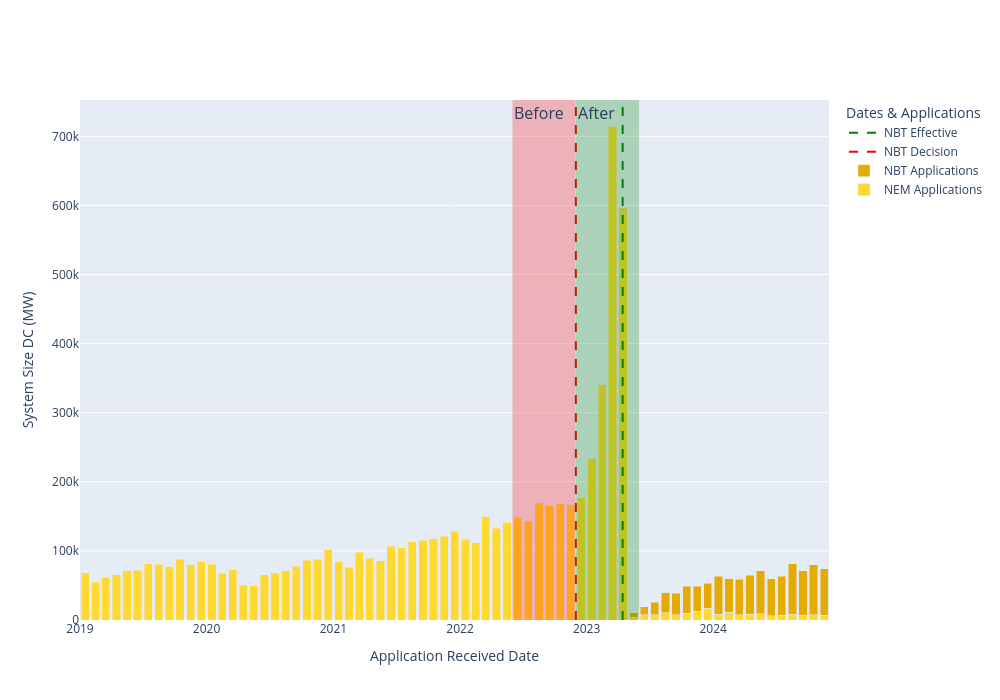

Notebook source saved alongside this figure:
### Code cell
# When Borenstein wrote his blog post, the data in DGStats were from November 30 and earlier so we'll use that here
max_date = "2024-11-30"
import importlib
importlib.reload(data_vis)
fig = data_vis.what_didnt_kill_rooftop_solar_graph(df_total, max_date=max_date)
fig.show()

# Write figure
fig.write_image(os.path.join(data_dir, "what_didnt_kill_rooftop_solar.png"), scale=5)
fig.write_html(os.path.join(data_dir, "what_didnt_kill_rooftop_solar.html"),
               include_plotlyjs='cdn',
               full_html=False,
               config={"responsive": True}
)

### Figure 1 — Plotly figure (JSON) as saved in the notebook; plotly's stock layout.template omitted (floating-point values rounded to 4 significant figures; data arrays with more than 128 entries replaced by an {"elided": "..."} marker saying what was removed)
{"data": [{"hovertemplate": "%{hovertext}<br>System Size: %{y:.1f} kW<extra>NEM</extra>", "hovertext": {"elided": "318 str values"}, "marker": {"color": "rgb(255,217,47)"}, "name": "NEM Applications", "offsetgroup": "0", "type": "bar", "x": {"elided": "318 str values"}, "xperiod": "M1", "y": {"elided": "318 float values"}}, {"hovertemplate": "%{hovertext}<br>System Size: %{y:.1f} kW<extra>NBT</extra>", "hovertext": ["July 2022", "August 2022", "September 2022", "October 2022", "November 2022", "December 2022", "January 2023", "February 2023", "March 2023", "April 2023", "May 2023", "June 2023", "July 2023", "August 2023", "September 2023", "October 2023", "November 2023", "December 2023", "January 2024", "February 2024", "March 2024", "April 2024", "May 2024", "June 2024", "July 2024", "August 2024", "September 2024", "October 2024", "November 2024"], "marker": {"color": "rgb(230,171,2)"}, "name": "NBT Applications", "offsetgroup": "0", "type": "bar", "x": ["2022-07-31T00:00:00.000000", "2022-08-31T00:00:00.000000", "2022-09-30T00:00:00.000000", "2022-10-31T00:00:00.000000", "2022-11-30T00:00:00.000000", "2022-12-31T00:00:00.000000", "2023-01-31T00:00:00.000000", "2023-02-28T00:00:00.000000", "2023-03-31T00:00:00.000000", "2023-04-30T00:00:00.000000", "2023-05-31T00:00:00.000000", "2023-06-30T00:00:00.000000", "2023-07-31T00:00:00.000000", "2023-08-31T00:00:00.000000", "2023-09-30T00:00:00.000000", "2023-10-31T00:00:00.000000", "2023-11-30T00:00:00.000000", "2023-12-31T00:00:00.000000", "2024-01-31T00:00:00.000000", "2024-02-29T00:00:00.000000", "2024-03-31T00:00:00.000000", "2024-04-30T00:00:00.000000", "2024-05-31T00:00:00.000000", "2024-06-30T00:00:00.000000", "2024-07-31T00:00:00.000000", "2024-08-31T00:00:00.000000", "2024-09-30T00:00:00.000000", "2024-10-31T00:00:00.000000", "2024-11-30T00:00:00.000000"], "xperiod": "M1", "y": [8.382, 7.2, 0.0, 18.08, 0.0, 0.0, 6.696, 0.0, 18.67, 2076.0, 6887.0, 11540.0, 17870.0, 29050.0, 31160.0, 39100.0, 36360.0, 35900.0, 54730.0, 48690.0, 51490.0, 56490.0, 62210.0, 53240.0, 56480.0, 73510.0, 64300.0, 72350.0, 67000.0]}, {"line": {"color": "red", "dash": "dash", "width": 2}, "mode": "lines", "name": "NBT Decision", "type": "scatter", "x": [null], "y": [null]}, {"line": {"color": "green", "dash": "dash", "width": 2}, "mode": "lines", "name": "NBT Effective", "type": "scatter", "x": [null], "y": [null]}], "layout": {"annotations": [{"font": {"size": 16}, "showarrow": false, "text": "After", "x": "2022-12-01", "xanchor": "left", "xref": "x", "y": 1, "yanchor": "top", "yref": "y domain"}, {"font": {"size": 16}, "showarrow": false, "text": "Before", "x": "2022-06-01", "xanchor": "left", "xref": "x", "y": 1, "yanchor": "top", "yref": "y domain"}], "autosize": false, "barmode": "stack", "height": 700, "legend": {"title": {"text": "Dates & Applications"}}, "shapes": [{"line": {"color": "red", "dash": "dash", "width": 2}, "type": "line", "x0": 1669849200000, "x1": 1669849200000, "xref": "x", "y0": 0, "y1": 1, "yref": "y domain"}, {"line": {"color": "green", "dash": "dash", "width": 2}, "type": "line", "x0": 1681509600000, "x1": 1681509600000, "xref": "x", "y0": 0, "y1": 1, "yref": "y domain"}, {"fillcolor": "green", "line": {"width": 0}, "opacity": 0.25, "type": "rect", "x0": "2022-12-01", "x1": "2023-06-01", "xref": "x", "y0": 0, "y1": 1, "yref": "y domain"}, {"fillcolor": "red", "line": {"width": 0}, "opacity": 0.25, "type": "rect", "x0": "2022-06-01", "x1": "2022-11-30", "xref": "x", "y0": 0, "y1": 1, "yref": "y domain"}], "width": 1000, "xaxis": {"dtick": "M12", "range": ["2019-01-01", "2024-11-30"], "tickangle": 0, "tickformat": "%Y", "title": {"text": "Application Received Date"}}, "yaxis": {"title": {"text": "System Size DC (MW)"}}}}
